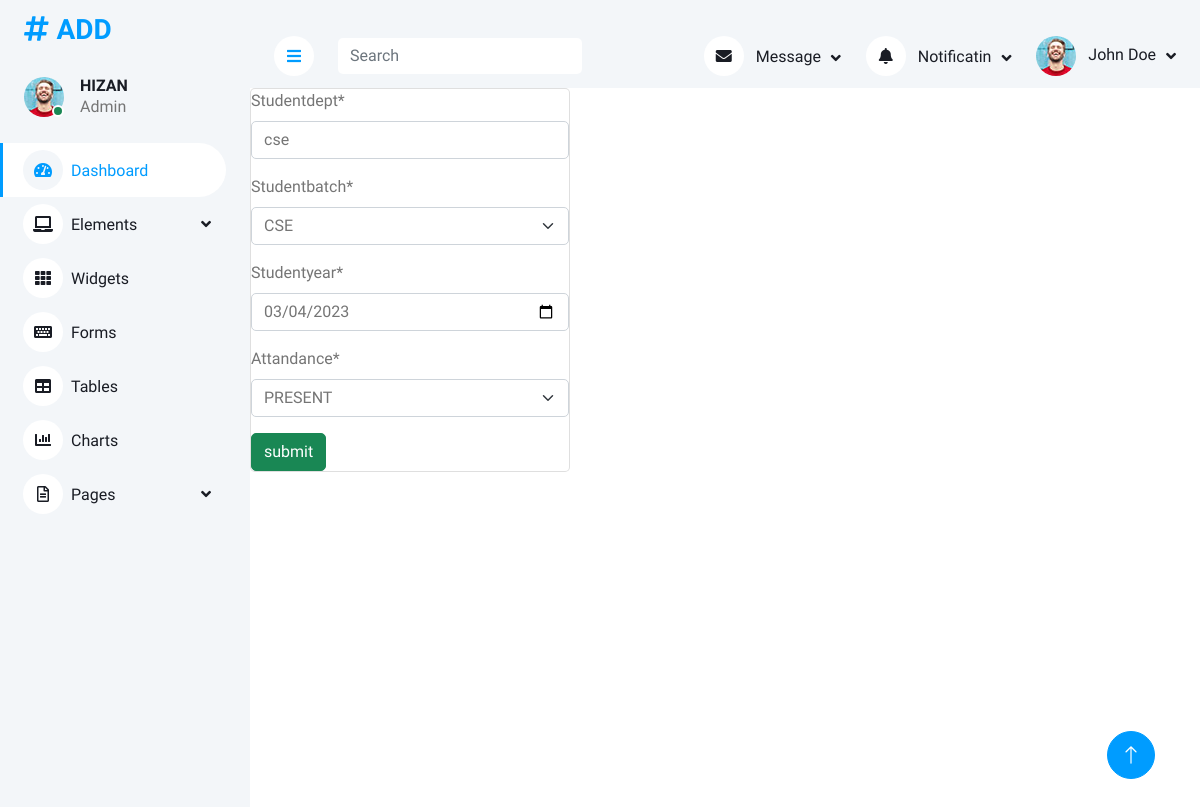
Page /update_attandance1/1/ on the committed database.
### app1/models.py (models this page shows, shortened)
class attandance(models.Model):
    studentdept=models.CharField(max_length=100)
    studentbatch=models.CharField(max_length=100)
    studentyear=models.DateField()
    attandance=models.CharField(max_length=100)

### app1/views.py (the view)
# urls.py: path('update_attandance1/<int:id>/', views.update_attandance1, name='update_attandance1'),
def update_attandance1(request,id):
    data=attandance.objects.get(id=id)
    form=attandanceform(instance=data)
    if request.method=='POST':
        form=attandanceform(request.POST,instance=data)
        if form.is_valid():
            form.save()
            return redirect('view_attandance1')
    return render (request,'update.html',{'form':form})

### app1/forms.py
class attandanceform(forms.ModelForm):
    studentyear= forms.DateField(widget=dateinput)
    attandance=forms.ChoiceField(choices=ATT)
    studentbatch=forms.ChoiceField(choices=BATCH)
    class Meta:
        model = attandance
        fields = '__all__'

### templates/update.html (shortened to what this page needs)
<!DOCTYPE html>
{% load static %}
{% load crispy_forms_tags %}
<html lang="en">
<head>
    <link href="https://cdnjs.cloudflare.com/ajax/libs/font-awesome/5.10.0/css/all.min.css" rel="stylesheet">
    <link href="https://cdn.jsdelivr.net/npm/bootstrap-icons@1.4.1/font/bootstrap-icons.css" rel="stylesheet">
    <link href="{% static '2ndstatic/lib/owlcarousel/assets/owl.carousel.min.css' %}" rel="stylesheet">
    <link href="{% static '2ndstatic/lib/tempusdominus/css/tempusdominus-bootstrap-4.min.css' %}" rel="stylesheet" />
    <link href="{% static '2ndstatic/css/bootstrap.min.css' %}" rel="stylesheet">
    <link href="{% static '2ndstatic/css/style.css' %}" rel="stylesheet">
</head>
<body>
        <div class="sidebar pe-4 pb-3">
            <nav class="navbar bg-light navbar-light">
                <a href="index.html" class="navbar-brand mx-4 mb-3">
                    <h3 class="text-primary"><i class="fa fa-hashtag me-2"></i>ADD <PAGE></PAGE></h3>
                </a>
                <div class="d-flex align-items-center ms-4 mb-4">
                    <div class="position-relative">
                        <img class="rounded-circle" src="{% static '2ndstatic/img/user.jpg' %}" alt="" style="width: 40px; height: 40px;">
                        <div class="bg-success rounded-circle border border-2 border-white position-absolute end-0 bottom-0 p-1"></div>
                    </div>
                    <div class="ms-3">
                        <h6 class="mb-0">HIZAN</h6>
                        <span>Admin</span>
                    </div>
                </div>
                <div class="navbar-nav w-100">
                    <a href="index.html" class="nav-item nav-link active"><i class="fa fa-tachometer-alt me-2"></i>Dashboard</a>
                    <div class="nav-item dropdown">
                        <a href="#" class="nav-link dropdown-toggle" data-bs-toggle="dropdown"><i class="fa fa-laptop me-2"></i>Elements</a>
                    </div>
                    <a href="widget.html" class="nav-item nav-link"><i class="fa fa-th me-2"></i>Widgets</a>
                    <a href="form.html" class="nav-item nav-link"><i class="fa fa-keyboard me-2"></i>Forms</a>
                    <a href="table.html" class="nav-item nav-link"><i class="fa fa-table me-2"></i>Tables</a>
                    <a href="chart.html" class="nav-item nav-link"><i class="fa fa-chart-bar me-2"></i>Charts</a>
                    <div class="nav-item dropdown">
                        <a href="#" class="nav-link dropdown-toggle" data-bs-toggle="dropdown"><i class="far fa-file-alt me-2"></i>Pages</a>
                    </div>
                </div>
            </nav>
        </div>
         Content Start
        <div class="content">
            <nav class="navbar navbar-expand bg-light navbar-light sticky-top px-4 py-0">
                <a href="#" class="sidebar-toggler flex-shrink-0">
                    <i class="fa fa-bars"></i>
                </a>
                <form class="d-none d-md-flex ms-4">
                    <input class="form-control border-0" type="search" placeholder="Search">
                </form>
                <div class="navbar-nav align-items-center ms-auto">
                    <div class="nav-item dropdown">
                        <a href="#" class="nav-link dropdown-toggle" data-bs-toggle="dropdown">
                            <i class="fa fa-envelope me-lg-2"></i>
                            <span class="d-none d-lg-inline-flex">Message</span>
                        </a>
                    </div>
                    <div class="nav-item dropdown">
                        <a href="#" class="nav-link dropdown-toggle" data-bs-toggle="dropdown">
                            <i class="fa fa-bell me-lg-2"></i>
                            <span class="d-none d-lg-inline-flex">Notificatin</span>
                        </a>
                    </div>
                    <div class="nav-item dropdown">
                        <a href="#" class="nav-link dropdown-toggle" data-bs-toggle="dropdown">
                            <img class="rounded-circle me-lg-2" src="{% static '2ndstatic/img/user.jpg' %}" alt="" style="width: 40px; height: 40px;">
                            <span class="d-none d-lg-inline-flex">John Doe</span>
                        </a>
                    </div>
                </div>
            </nav>
            <div class="card" style="width: 20rem; ">
    <form method="post">
    {{form|crispy}}
    <button class="btn btn-success"> submit</button>
</form>
</div>
        </div>
        <a href="#" class="btn btn-lg btn-primary btn-lg-square back-to-top"><i class="bi bi-arrow-up"></i></a>
</body>
</html>

### static/2ndstatic/css/style.css (style rules this page uses)
:root { --primary: #009CFF; --light: #F3F6F9; --dark: #191C24; }
.back-to-top { position: fixed; display: none; right: 45px; bottom: 45px; z-index: 99; }
.btn { transition: .5s; }
.btn.btn-primary { color: #FFFFFF; }
.btn-lg-square { width: 48px; height: 48px; }
.btn-square, .btn-sm-square, .btn-lg-square { padding: 0; display: inline-flex; align-items: center; justify-content: center; font-weight: normal; border-radius: 50px; }
.sidebar { position: fixed; top: 0; left: 0; bottom: 0; width: 250px; height: 100vh; overflow-y: auto; background: var(--light); transition: 0.5s; z-index: 999; }
.content { margin-left: 250px; min-height: 100vh; background: #FFFFFF; transition: 0.5s; }
@media (min-width: 992px) { .sidebar { margin-left: 0; } }
@media (min-width: 992px) { .content { width: calc(100% - 250px); } }
.sidebar .navbar .navbar-nav .nav-link { padding: 7px 20px; color: var(--dark); font-weight: 500; border-left: 3px solid var(--light); border-radius: 0 30px 30px 0; outline: none; }
.sidebar .navbar .navbar-nav .nav-link:hover, .sidebar .navbar .navbar-nav .nav-link.active { color: var(--primary); background: #FFFFFF; border-color: var(--primary); }
.sidebar .navbar .navbar-nav .nav-link i { width: 40px; height: 40px; display: inline-flex; align-items: center; justify-content: center; background: #FFFFFF; border-radius: 40px; }
.sidebar .navbar .navbar-nav .nav-link:hover i, .sidebar .navbar .navbar-nav .nav-link.active i { background: var(--light); }
.sidebar .navbar .dropdown-toggle::after { position: absolute; top: 15px; right: 15px; border: none; content: "\f107"; font-family: "Font Awesome 5 Free"; font-weight: 900; transition: .5s; }
.content .navbar .navbar-nav .nav-link { margin-left: 25px; padding: 12px 0; color: var(--dark); outline: none; }
.content .navbar .sidebar-toggler, .content .navbar .navbar-nav .nav-link i { width: 40px; height: 40px; display: inline-flex; align-items: center; justify-content: center; background: #FFFFFF; border-radius: 40px; }
.content .navbar .dropdown-toggle::after { margin-left: 6px; vertical-align: middle; border: none; content: "\f107"; font-family: "Font Awesome 5 Free"; font-weight: 900; transition: .5s; }

### rows in the picture
attandance: studentdept "cse", studentbatch "CSE", studentyear "03/04/2023", attandance "PRESENT"
